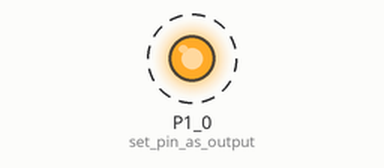
A program run on a simulated TI MSP430 LaunchPad. Parts: output pins drawn as LEDs (lit = HIGH). Dashed ring = blinking.

Above: at 0.5 s.
Timing chart, 0 to 4.6 s (numbered marks = the images above):
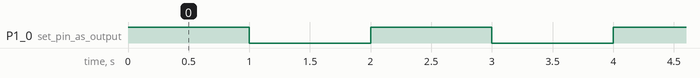

The program:

main.cpp
```cpp
#include <Energia.h>

void setup()
{
  pinMode(RED_LED, OUTPUT);     // set pin as output
}

void loop()
{
  digitalWrite(RED_LED, HIGH);  // set the LED on
  delay(1000);                  // wait for a second
  digitalWrite(RED_LED, LOW);   // set the LED off
  delay(1000);                  // wait for a second
}
```

Measured:
- by itself, P1_0 (set_pin_as_output): alternates HIGH for 1.0 s and LOW for 1.0 s
